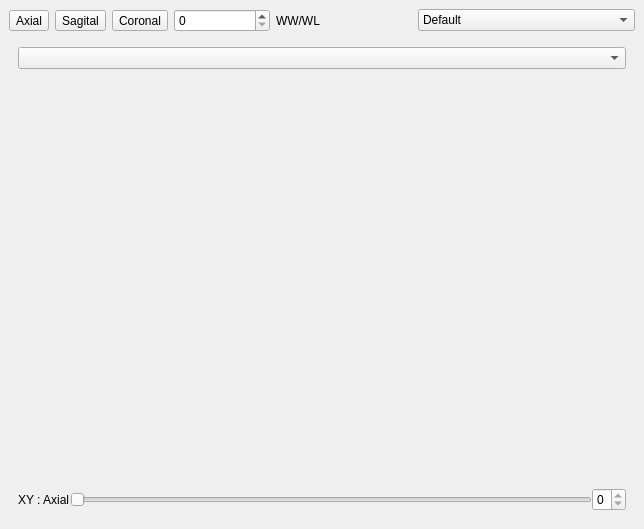
<ui version="4.0" >
 <author></author>
 <comment></comment>
 <exportmacro></exportmacro>
 <class>udg::QDefaultViewerExtensionBase</class>
 <widget class="QWidget" name="udg::QDefaultViewerExtensionBase" >
  <property name="geometry" >
   <rect>
    <x>0</x>
    <y>0</y>
    <width>644</width>
    <height>529</height>
   </rect>
  </property>
  <layout class="QVBoxLayout" >
   <property name="margin" >
    <number>9</number>
   </property>
   <property name="spacing" >
    <number>6</number>
   </property>
   <item>
    <layout class="QHBoxLayout" >
     <property name="margin" >
      <number>0</number>
     </property>
     <property name="spacing" >
      <number>6</number>
     </property>
     <item>
      <layout class="QHBoxLayout" >
       <property name="margin" >
        <number>0</number>
       </property>
       <property name="spacing" >
        <number>6</number>
       </property>
       <item>
        <widget class="QToolButton" name="m_axialViewToolButton" >
         <property name="text" >
          <string>Axial</string>
         </property>
        </widget>
       </item>
       <item>
        <widget class="QToolButton" name="m_sagitalViewToolButton" >
         <property name="text" >
          <string>Sagital</string>
         </property>
        </widget>
       </item>
       <item>
        <widget class="QToolButton" name="m_coronalViewToolButton" >
         <property name="text" >
          <string>Coronal</string>
         </property>
        </widget>
       </item>
      </layout>
     </item>
     <item>
      <widget class="QSpinBox" name="m_pageSelectorSpinBox" >
       <property name="maximum" >
        <number>1</number>
       </property>
       <property name="minimum" >
        <number>0</number>
       </property>
       <property name="value" >
        <number>0</number>
       </property>
      </widget>
     </item>
     <item>
      <widget class="QLabel" name="label" >
       <property name="text" >
        <string>WW/WL</string>
       </property>
      </widget>
     </item>
     <item>
      <spacer>
       <property name="orientation" >
        <enum>Qt::Horizontal</enum>
       </property>
       <property name="sizeType" >
        <enum>QSizePolicy::Fixed</enum>
       </property>
       <property name="sizeHint" >
        <size>
         <width>40</width>
         <height>20</height>
        </size>
       </property>
      </spacer>
     </item>
     <item>
      <widget class="QComboBox" name="m_windowLevelComboBox" >
       <item>
        <property name="text" >
         <string>Default</string>
        </property>
       </item>
       <item>
        <property name="text" >
         <string>CT Bone</string>
        </property>
       </item>
       <item>
        <property name="text" >
         <string>CT Lung</string>
        </property>
       </item>
       <item>
        <property name="text" >
         <string>CT Soft Tissues, noncontrast</string>
        </property>
       </item>
       <item>
        <property name="text" >
         <string>CT Liver, noncontrast</string>
        </property>
       </item>
       <item>
        <property name="text" >
         <string>CT Soft Tissues , Contrast Medium</string>
        </property>
       </item>
       <item>
        <property name="text" >
         <string>CT Liver , Contrast Medium</string>
        </property>
       </item>
       <item>
        <property name="text" >
         <string>CT Neck , Constrast Medium</string>
        </property>
       </item>
       <item>
        <property name="text" >
         <string>CT Angiography</string>
        </property>
       </item>
       <item>
        <property name="text" >
         <string>Osteoporosis</string>
        </property>
       </item>
       <item>
        <property name="text" >
         <string>Emphysema</string>
        </property>
       </item>
       <item>
        <property name="text" >
         <string>Petrous Bone</string>
        </property>
       </item>
       <item>
        <property name="text" >
         <string>Custom...</string>
        </property>
       </item>
      </widget>
     </item>
    </layout>
   </item>
   <item>
    <widget class="QStackedWidget" name="m_stackedWidget" >
     <property name="currentIndex" >
      <number>0</number>
     </property>
     <widget class="QWidget" name="page" >
      <layout class="QVBoxLayout" >
       <property name="margin" >
        <number>9</number>
       </property>
       <property name="spacing" >
        <number>6</number>
       </property>
       <item>
        <widget class="QComboBox" name="m_seriesSelectorComboBox" />
       </item>
       <item>
        <widget class="udg::Q2DViewer" name="m_2DView" />
       </item>
       <item>
        <layout class="QHBoxLayout" >
         <property name="margin" >
          <number>0</number>
         </property>
         <property name="spacing" >
          <number>0</number>
         </property>
         <item>
          <widget class="QLabel" name="m_viewText" >
           <property name="text" >
            <string>XY : Axial</string>
           </property>
           <property name="scaledContents" >
            <bool>true</bool>
           </property>
          </widget>
         </item>
         <item>
          <widget class="QSlider" name="m_slider" >
           <property name="focusPolicy" >
            <enum>Qt::NoFocus</enum>
           </property>
           <property name="maximum" >
            <number>0</number>
           </property>
           <property name="orientation" >
            <enum>Qt::Horizontal</enum>
           </property>
          </widget>
         </item>
         <item>
          <widget class="QSpinBox" name="m_spinBox" >
           <property name="maximum" >
            <number>0</number>
           </property>
          </widget>
         </item>
        </layout>
       </item>
      </layout>
     </widget>
     <widget class="QWidget" name="page_2" >
      <layout class="QVBoxLayout" >
       <property name="margin" >
        <number>9</number>
       </property>
       <property name="spacing" >
        <number>6</number>
       </property>
       <item>
        <widget class="QSplitter" name="" >
         <property name="orientation" >
          <enum>Qt::Horizontal</enum>
         </property>
         <widget class="QWidget" name="" >
          <layout class="QVBoxLayout" >
           <property name="margin" >
            <number>0</number>
           </property>
           <property name="spacing" >
            <number>6</number>
           </property>
           <item>
            <widget class="QComboBox" name="m_seriesSelectorComboBox_2" />
           </item>
           <item>
            <widget class="udg::Q2DViewer" name="m_2DView2_1" />
           </item>
           <item>
            <layout class="QHBoxLayout" >
             <property name="margin" >
              <number>0</number>
             </property>
             <property name="spacing" >
              <number>0</number>
             </property>
             <item>
              <widget class="QLabel" name="m_viewText2_1" >
               <property name="text" >
                <string>XY : Axial</string>
               </property>
               <property name="scaledContents" >
                <bool>true</bool>
               </property>
              </widget>
             </item>
             <item>
              <widget class="QSlider" name="m_slider2_1" >
               <property name="focusPolicy" >
                <enum>Qt::NoFocus</enum>
               </property>
               <property name="maximum" >
                <number>0</number>
               </property>
               <property name="orientation" >
                <enum>Qt::Horizontal</enum>
               </property>
              </widget>
             </item>
             <item>
              <widget class="QSpinBox" name="m_spinBox2_1" >
               <property name="maximum" >
                <number>0</number>
               </property>
              </widget>
             </item>
            </layout>
           </item>
          </layout>
         </widget>
         <widget class="QWidget" name="" >
          <layout class="QVBoxLayout" >
           <property name="margin" >
            <number>0</number>
           </property>
           <property name="spacing" >
            <number>6</number>
           </property>
           <item>
            <widget class="QComboBox" name="m_seriesSelectorComboBox_3" />
           </item>
           <item>
            <widget class="udg::Q2DViewer" name="m_2DView2_2" />
           </item>
           <item>
            <layout class="QHBoxLayout" >
             <property name="margin" >
              <number>0</number>
             </property>
             <property name="spacing" >
              <number>0</number>
             </property>
             <item>
              <widget class="QLabel" name="m_viewText2_2" >
               <property name="text" >
                <string>XY : Axial</string>
               </property>
               <property name="scaledContents" >
                <bool>true</bool>
               </property>
              </widget>
             </item>
             <item>
              <widget class="QSlider" name="m_slider2_2" >
               <property name="focusPolicy" >
                <enum>Qt::NoFocus</enum>
               </property>
               <property name="maximum" >
                <number>0</number>
               </property>
               <property name="orientation" >
                <enum>Qt::Horizontal</enum>
               </property>
              </widget>
             </item>
             <item>
              <widget class="QSpinBox" name="m_spinBox2_2" >
               <property name="maximum" >
                <number>0</number>
               </property>
              </widget>
             </item>
            </layout>
           </item>
          </layout>
         </widget>
        </widget>
       </item>
      </layout>
     </widget>
    </widget>
   </item>
  </layout>
 </widget>
 <layoutdefault spacing="6" margin="11" />
 <pixmapfunction></pixmapfunction>
 <customwidgets>
  <customwidget>
   <class>udg::Q2DViewer</class>
   <extends></extends>
   <header>q2dviewer.h</header>
   <container>0</container>
   <pixmap></pixmap>
  </customwidget>
 </customwidgets>
 <resources/>
 <connections/>
</ui>
